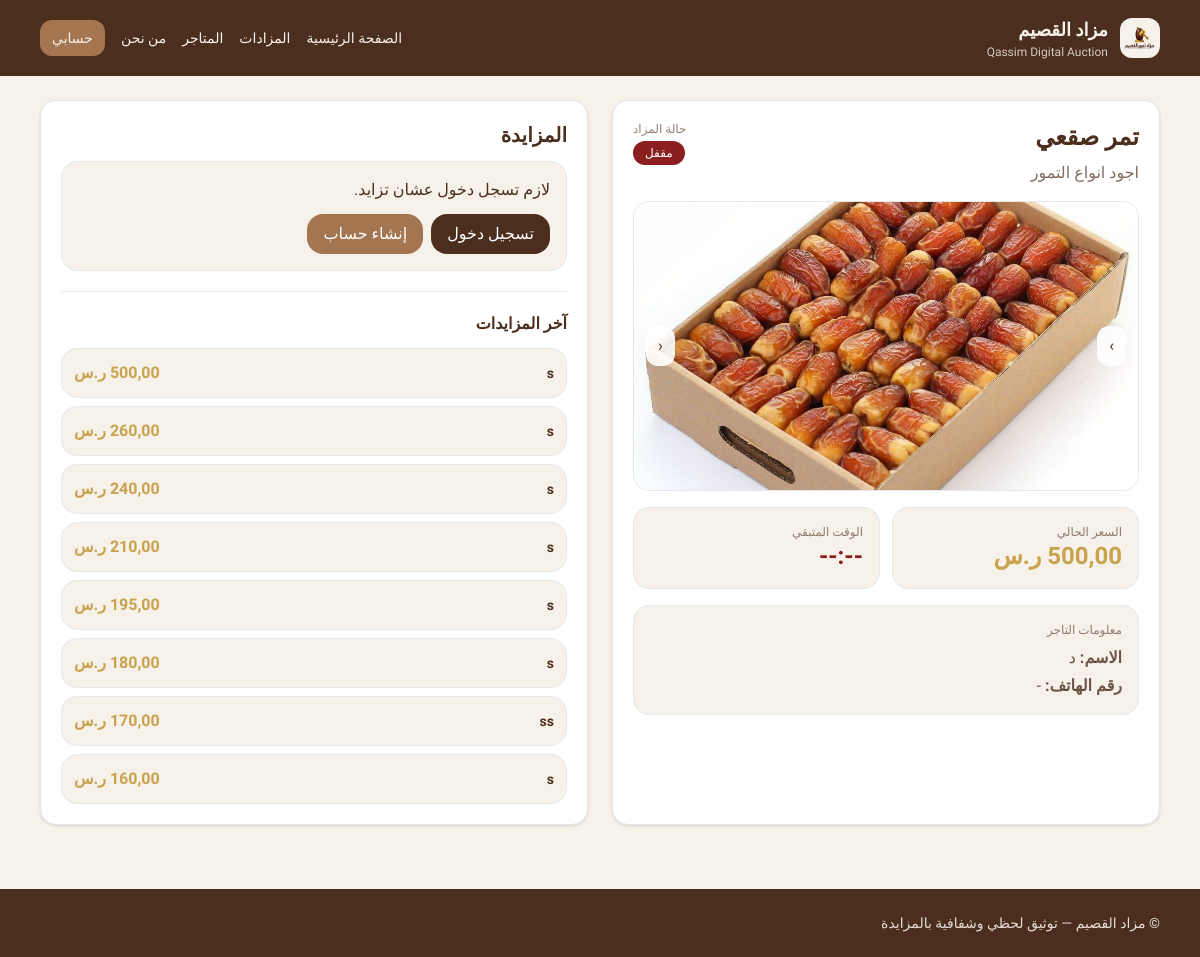
Screenshot of /auctions/2/ with the database file from the repository.
### auctions/models.py (models this page shows, shortened)
class Auction(models.Model):
    seller = models.ForeignKey(settings.AUTH_USER_MODEL, on_delete=models.CASCADE, related_name="my_auctions")
    title = models.CharField(max_length=200)
    description = models.TextField(blank=True)
    start_price = models.DecimalField(max_digits=12, decimal_places=2, default=Decimal("0.00"))
    min_increment = models.DecimalField(max_digits=12, decimal_places=2, default=Decimal("10.00"))
    created_at = models.DateTimeField(auto_now_add=True)
    start_time = models.DateTimeField(default=timezone.now)
    end_time = models.DateTimeField()
    is_published = models.BooleanField(default=True)
    is_suspended = models.BooleanField(default=False)
    suspension_reason = models.CharField(max_length=255, blank=True, default="")
    suspension_note = models.TextField(blank=True, default="")
    @property
    def is_open(self) -> bool:
        now = timezone.now()
        return self.is_published and not self.is_suspended and (self.start_time <= now <= self.end_time)
    @property
    def current_price(self):
        top = self.bids.order_by("-amount", "-created_at").first()
        return top.amount if top else self.start_price

class AuctionImage(models.Model):
    auction = models.ForeignKey(Auction, on_delete=models.CASCADE, related_name="images")
    image = models.ImageField(upload_to="auction_images/")
    created_at = models.DateTimeField(auto_now_add=True)

class Bid(models.Model):
    auction = models.ForeignKey(Auction, on_delete=models.CASCADE, related_name="bids")
    bidder = models.ForeignKey(settings.AUTH_USER_MODEL, on_delete=models.CASCADE, related_name="my_bids")
    amount = models.DecimalField(max_digits=12, decimal_places=2)
    created_at = models.DateTimeField(auto_now_add=True)
    class Meta:
        ordering = ["-created_at"]

### auctions/views.py (the view, shortened to what this page needs)
# urls.py: path("auctions/<int:pk>/", views.auction_detail, name="auction_detail"),
def auction_detail(request, pk: int):
    auction = get_object_or_404(Auction, pk=pk, is_published=True)
    bid_form = BidForm()
    bids = auction.bids.select_related("bidder").all()[:15]
    images = auction.images.all()
    return render(
        request,
        "auctions/detail.html",
        {"auction": auction, "bid_form": bid_form, "bids": bids, "images": images},
    )

### auctions/templates/auctions/detail.html (shortened to what this page needs)
{% extends "base.html" %}
{% load static %}
{% block content %}
<div class="grid lg:grid-cols-2 gap-6">
  <section class="bg-white rounded-2xl shadow p-5 border">
    <div class="flex items-start justify-between gap-3">
      <div>
        <h1 class="text-2xl font-extrabold">{{ auction.title }}</h1>
        <p class="text-dateBrown/70 mt-2">{{ auction.description|default:"تفاصيل المنتج والمزاد" }}</p>
      </div>
      <div class="text-left">
        <div class="text-xs text-dateBrown/60">حالة المزاد</div>
        {% if auction.is_open %}
          <div class="inline-block mt-1 px-3 py-1 rounded-full bg-palmGreen text-white text-xs">مفتوح</div>
        {% else %}
          <div class="inline-block mt-1 px-3 py-1 rounded-full bg-urgentRed text-white text-xs">مقفل</div>
        {% endif %}
      </div>
    </div>
    <div class="mt-4 rounded-2xl border overflow-hidden">
      {% if images %}
        <div class="relative">
          {% for img in images %}
            <img class="auction-slide {% if forloop.first %}block{% else %}hidden{% endif %} w-full h-72 object-cover"
                 src="{{ img.image.url }}" alt="صورة">
          {% endfor %}
          {% if images|length > 1 %}
            <button type="button" id="prevBtn" class="absolute right-3 top-1/2 -translate-y-1/2 bg-white/90 px-3 py-2 rounded-xl">›</button>
            <button type="button" id="nextBtn" class="absolute left-3 top-1/2 -translate-y-1/2 bg-white/90 px-3 py-2 rounded-xl">‹</button>
          {% endif %}
        </div>
      {% else %}
        <div class="h-72 flex items-center justify-center text-dateBrown/60">لا توجد صور</div>
      {% endif %}
    </div>
    <div class="mt-4 grid grid-cols-2 gap-3">
      <div class="p-4 rounded-2xl bg-sandBeige border">
        <div class="text-xs text-dateBrown/60">السعر الحالي</div>
        <div id="currentPrice" class="text-2xl font-extrabold text-palmGold">{{ auction.current_price }} ر.س</div>
      </div>
      <div class="p-4 rounded-2xl bg-sandBeige border">
        <div class="text-xs text-dateBrown/60">الوقت المتبقي</div>
        <div id="countdown" class="text-2xl font-extrabold text-urgentRed">--:--</div>
      </div>
    </div>
    <div class="mt-4 p-4 rounded-2xl bg-sandBeige border">
      <div class="text-xs text-dateBrown/60 mb-2">معلومات التاجر</div>
      <div class="space-y-1 text-dateBrown/80">
        <div><b>الاسم:</b> {{ auction.seller.first_name|default:auction.seller.username }}</div>
        {% if auction.seller.profile %}
          <div><b>رقم الهاتف:</b> {{ auction.seller.profile.phone|default:"-" }}</div>
        {% else %}
          <div><b>رقم الهاتف:</b> -</div>
        {% endif %}
      </div>
    </div>
  </section>
  <section class="bg-white rounded-2xl shadow p-5 border">
    <h2 class="text-xl font-extrabold mb-3">المزايدة</h2>
    {% if user.is_authenticated %}
      <form method="post" class="space-y-3">
        {% csrf_token %}
        {{ bid_form.amount.label_tag }}
        {{ bid_form.amount }}
        <button class="w-full py-3 rounded-2xl bg-palmGold text-dateBrown font-extrabold hover:opacity-95">
          مزايدة الآن
        </button>
        <div class="text-xs text-dateBrown/70">
          أقل زيادة: {{ auction.min_increment }} ر.س
        </div>
      </form>
    {% else %}
      <div class="p-4 rounded-2xl bg-sandBeige border">
        لازم تسجل دخول عشان تزايد.
        <div class="mt-3 flex gap-2">
          <a class="px-4 py-2 rounded-2xl bg-dateBrown text-white" href="{% url 'login' %}">تسجيل دخول</a>
          <a class="px-4 py-2 rounded-2xl bg-woodBrown text-white" href="{% url 'accounts_register' %}">إنشاء حساب</a>
        </div>
      </div>
    {% endif %}
    <hr class="my-5">
    <h3 class="font-extrabold mb-3">آخر المزايدات</h3>
    <div id="bidsBox" class="space-y-2">
      {% for b in bids %}
        <div class="p-3 rounded-2xl border bg-sandBeige flex items-center justify-between">
          <div class="text-sm font-bold">{{ b.bidder.username }}</div>
          <div class="font-extrabold text-palmGold">{{ b.amount }} ر.س</div>
        </div>
      {% empty %}
        <div class="p-3 rounded-2xl border bg-sandBeige">لا توجد مزايدات.</div>
      {% endfor %}
    </div>
  </section>
</div>
{% endblock %}

### auctions/static/auctions/css/custom.css (style rules this page uses)
html, body { font-family: "Tajawal", system-ui, -apple-system, Segoe UI, Roboto, Arial, sans-serif; }

### rows the page displays
Auction: title "تمر صقعي", description "اجود انواع التمور", seller.first_name "د"
AuctionImage: image (picture)
Bid: bidder.username "s", amount "500,00"
Bid: bidder.username "s", amount "260,00"
Bid: bidder.username "s", amount "240,00"
Bid: bidder.username "s", amount "210,00"
Bid: bidder.username "s", amount "195,00"
Bid: bidder.username "s", amount "180,00"
Bid: bidder.username "ss", amount "170,00"
Bid: bidder.username "s", amount "160,00"
